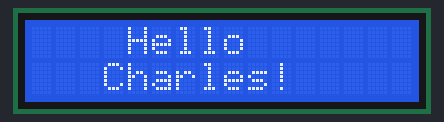
Bench run of a sketch on a simulated Arduino Uno, built with avr-gcc and run on an emulated ATmega328P. On the bench: 16×2 character LCD.

Above: at 0.1 s.
At 2.1 s:
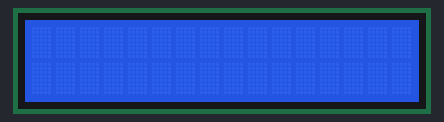
At 3.11 s:
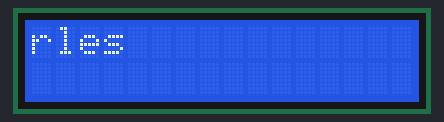
At 4.06 s:
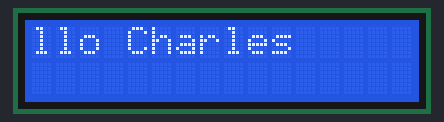
At 5.01 s:
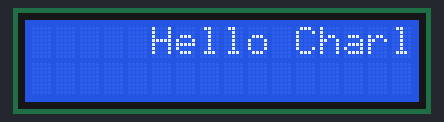
At 6.09 s:
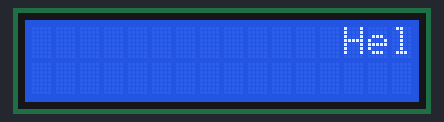

Measured:
- by itself, everything shown: repeats every 4.1 s, in 27 steps
- what the display in image 1 shows lasts 0.5 s, from 2.1 s to 2.6 s

The sketch:

LCD1602_Marquee_Hello_Charles.ino
```cpp
// LCD1602_Marquee_Hello_Charles.ino
// "Hello Charles" 走马灯（文字从右向左循环滚动）
// 上传后即可看到效果，速度可改 SCROLL_DELAY（数字越小越快）

// ============ 接线方式（LCD1602 + I2C 转换板 -> Arduino Uno/Nano）============
//   LCD 模块接口    接到 Arduino 引脚
//   GND          -> GND
//   VCC          -> 5V
//   SDA          -> A4
//   SCL          -> A5
// ---------------------------------------------------------------------------
//   其他板子的 I2C 引脚（SDA / SCL）：
//   Mega 2560    -> 20 / 21
//   Leonardo/Micro -> D2 / D3
//   Uno R4       -> A4 / A5（或靠近 USB 口的专用 I2C 排针）
// ---------------------------------------------------------------------------
//   注意事项：
//   1. VCC 接 5V，不要接 3.3V，否则屏幕可能不亮或对比度不对。
//   2. 屏幕不亮或只有背光没字：先调模块背后的小蓝电位器（对比度），
//      再用 I2C_Scanner 项目扫地址（常见 0x27 或 0x3F），改下面 lcd 的地址。
// ============================================================================

#include <Wire.h>
#include <LiquidCrystal_I2C.h>

// 显示屏 I2C 地址 0x27，16 列 2 行
LiquidCrystal_I2C lcd(0x27, 16, 2);

// 走马灯速度：每滚动一列等待的毫秒数（120 比较顺滑，改小更快、改大更慢）
#define SCROLL_DELAY 120

// 要滚动的文字（末尾加一个空格，让文字能完全滚出屏幕再循环）
const char marqueeText[] = "Hello Charles ";

void setup() {
  Wire.begin();
  lcd.init();       // 初始化 LCD
  lcd.backlight();  // 打开背光

  // ---- 开场：先居中显示欢迎语 2 秒 ----
  lcd.clear();
  lcd.setCursor(4, 0);   // 第 1 行居中："Hello"
  lcd.print("Hello");
  lcd.setCursor(3, 1);   // 第 2 行居中："Charles!"
  lcd.print("Charles!");
  delay(2000);

  lcd.clear();
}

void loop() {
  // 走马灯：文字从屏幕右侧进入，向左滚动，从左侧滚出，然后循环
  scrollMarquee(marqueeText);
}

// 让一段文字从右向左在 LCD 第 1 行滚动一遍
void scrollMarquee(const char* text) {
  int textLen = strlen(text);

  // offset 表示文字相对屏幕左边的位置：
  // 从 16 开始（文字完全在屏幕右边外）逐步减到 -textLen（文字完全滚出左边）
  for (int offset = 16; offset > -textLen; offset--) {
    char line[17];               // 16 个字符 + 结尾 '\0'

    // 把"当前窗口"里能看到的字符填进一行，看不到的位置填空格
    for (int col = 0; col < 16; col++) {
      int idx = offset + col;    // 这一列对应文字的第几个字符
      line[col] = (idx >= 0 && idx < textLen) ? text[idx] : ' ';
    }
    line[16] = '\0';

    // 整行一次写上去（不用 clear()，避免闪烁）
    lcd.setCursor(0, 0);
    lcd.print(line);

    delay(SCROLL_DELAY);
  }
}
```
